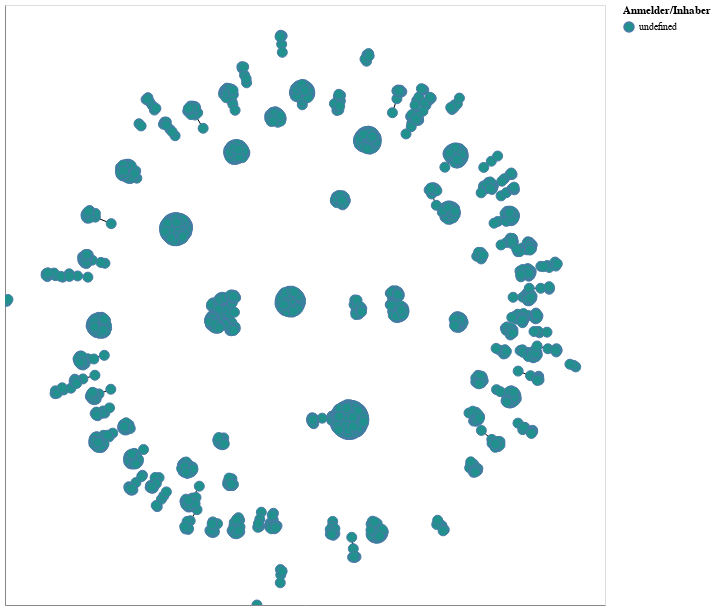

Write notebook code for a chart like this one.
### Code cell
#draw networkx altair chart with "Erfinder" in tooltips
alt.data_transformers.disable_max_rows()
chart = nxa.draw_networkx(
    inventor_graph,
    node_color='Anmelder/Inhaber:N',
    cmap='viridis',
    edge_color='black',
    node_size=100,
    node_tooltip = ['Erfinder:N']
).properties(
    width=600,
    height=600
).interactive()
chart

### Figure 1 — Vega-Lite specification as saved in the notebook (floating-point values rounded to 4 significant figures; data arrays with more than 128 entries replaced by an {"elided": "..."} marker saying what was removed)
{"config": {"view": {"continuousWidth": 400, "continuousHeight": 300}}, "layer": [{"data": {"name": "data-bf8faca10e82f31474f02005342e2b13"}, "mark": {"type": "line", "color": "black", "opacity": 1, "strokeWidth": 1}, "encoding": {"detail": {"type": "quantitative", "field": "edge"}, "x": {"type": "quantitative", "axis": {"grid": false, "labels": false, "ticks": false, "title": ""}, "field": "x"}, "y": {"type": "quantitative", "axis": {"grid": false, "labels": false, "ticks": false, "title": ""}, "field": "y"}}, "selection": {"selector006": {"type": "interval", "bind": "scales", "encodings": ["x", "y"]}}}, {"data": {"name": "data-542d475e757b371e18ad552df2ebc884"}, "mark": {"type": "point", "fill": "Anmelder/Inhaber:N", "opacity": 1, "size": 100, "strokeWidth": 1.0}, "encoding": {"fill": {"type": "nominal", "field": "Anmelder/Inhaber", "scale": {"scheme": "viridis"}}, "tooltip": [{"type": "nominal", "field": "Erfinder"}], "x": {"type": "quantitative", "axis": {"grid": false, "labels": false, "ticks": false}, "field": "x"}, "y": {"type": "quantitative", "axis": {"grid": false, "labels": false, "ticks": false}, "field": "y"}}}], "height": 600, "width": 600, "$schema": "https://vega.github.io/schema/vega-lite/v4.8.1.json", "datasets": {"data-bf8faca10e82f31474f02005342e2b13": {"elided": "4518 records"}, "data-542d475e757b371e18ad552df2ebc884": {"elided": "2281 records"}}}
